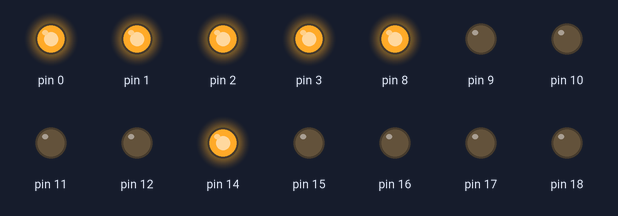
The sketch below on a simulated Arduino Uno, built with avr-gcc and run on an emulated ATmega328P. Shown: output pins drawn as LEDs (lit = HIGH).

Above: at 0.05 s.
At 0.75 s:
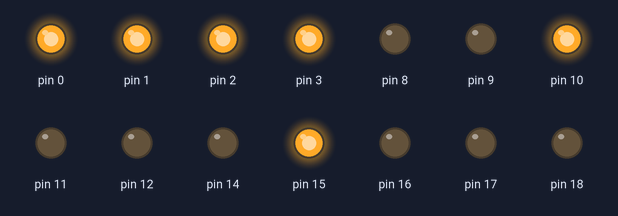
At 1.45 s:
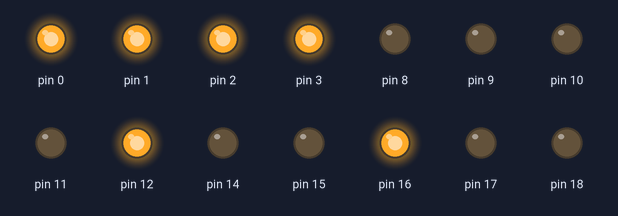
At 2.85 s:
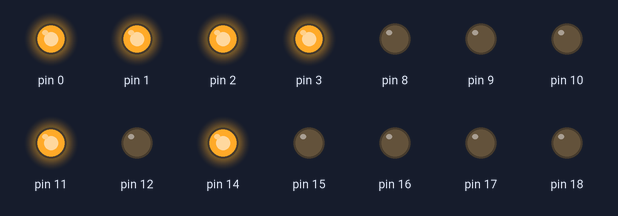
At 4.25 s:
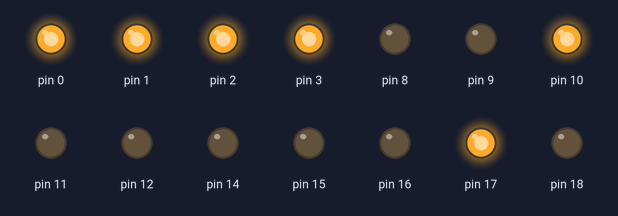
At 5.65 s:
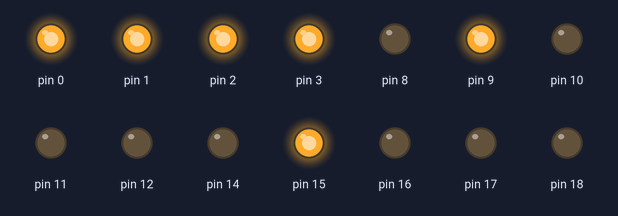
Timing chart, 0 to 6.0 s (numbered marks = the images above):
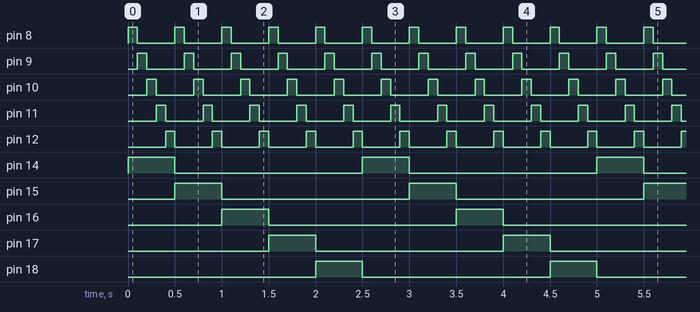

Measured:
- by itself, pin 8–12: alternates HIGH for 0.10 s and LOW for 0.40 s
- by itself, pin 14–18: alternates HIGH for 0.50 s and LOW for 2.0 s
- by itself, everything shown: repeats every 2.5 s, in 25 steps

The sketch:

led_control.ino
```cpp
void setup() {
  DDRD = 0xFF;
  PORTD = 0xFF;

  DDRB = 0xFF;
  PORTB = 0;

  DDRC |=  B00011111;
  PORTC = B00011111;

}
void loop() {
  for (int i = 0; i < 5; i++) {
    PORTC = (1 <<i);
    for (int j = 0; j < 5; j++) {
      PORTB = (1 <<j);
      delay(100);
    }
    // loop through the layers in the cube
  }
  // show each 'state' of the cube 20 times
}
// loop through the 'states' of the cube in the animations file
```
